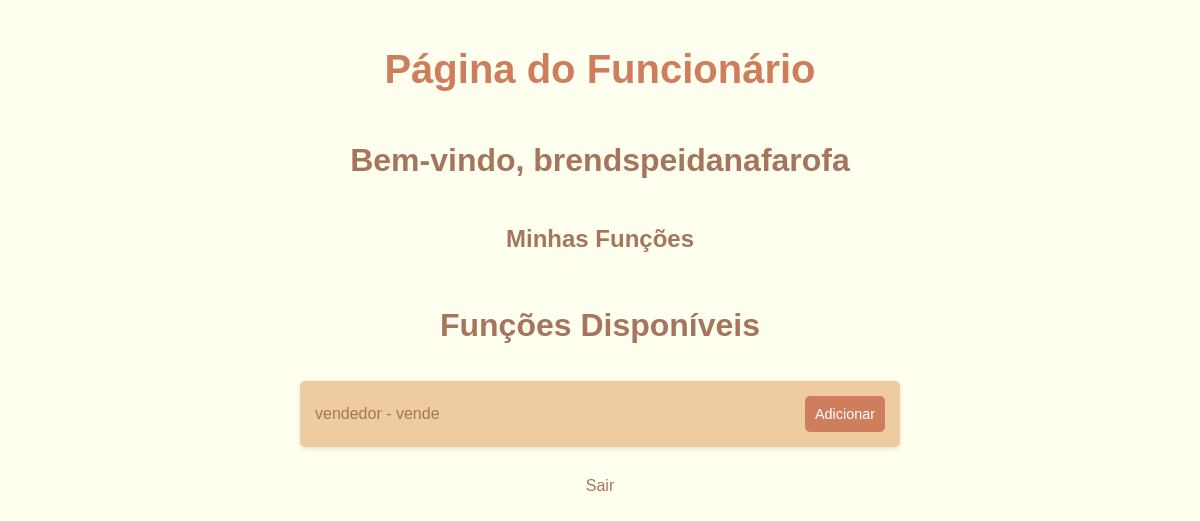
/funcionario (signed in), run on the app's committed database.
### app.py (models this page shows)
class Cliente(db.Model, UserMixin):
    id = db.Column(db.Integer, primary_key=True)
    nomeusu = db.Column(db.String(150), unique=True, nullable=False)
    senha = db.Column(db.String(150), nullable=False)
    listausu = db.relationship('ListaCompra', backref='owner', lazy=True)

class Funcao(db.Model):
    id = db.Column(db.Integer, primary_key=True)
    nome = db.Column(db.String(150), nullable=False)
    descricao = db.Column(db.String(300), nullable=False)
    salario = db.Column(db.Float, nullable=False)
    horas_por_dia = db.Column(db.Integer, nullable=False)
    vagas = db.Column(db.Integer, nullable=False)
    funcionarios = db.relationship('FuncionarioFuncao', backref='funcao', lazy=True)

### app.py (the view)
@app.route('/funcionario', methods=['GET'])
@login_required
def funcionario_page():
    funcoes = Funcao.query.all()
    funcionario_funcoes = FuncionarioFuncao.query.filter_by(funcionario_id=current_user.id).all()
    return render_template('funcionario.html', funcoes=funcoes, funcionario_funcoes=funcionario_funcoes)

### app.py (called while the page is built)
@login_manager.user_loader
def load_user(user_id):
    user = Cliente.query.get(int(user_id))
    if user is None:
        user = Funcionario.query.get(int(user_id))
    return user

### templates/funcionario.html (shortened to what this page needs)
<!DOCTYPE html>
<html lang="pt-BR">
<head>
</head>
<body>
    <h1>Página do Funcionário</h1>
    <h2>Bem-vindo, {{ current_user.nomeusu }}</h2>
    <h3>Minhas Funções</h3>
    <h2>Funções Disponíveis</h2>
    <ul>
        {% for funcao in funcoes %}
            <li>
                {{ funcao.nome }} - {{ funcao.descricao }}
                <form method="POST" action="{{ url_for('adicionar_funcao', funcionario_id=current_user.id, funcao_id=funcao.id) }}" style="display:inline;">
                    <button type="submit">Adicionar</button>
                </form>
            </li>
        {% endfor %}
    </ul>
    <a href="{{ url_for('logout') }}">Sair</a>
</body>
</html>

### templates/funcionario.html (style rules this page uses)
body { background-color: #FFFFF0; font-family: 'Arial', sans-serif; color: #A5765D; margin: 0; padding: 20px; display: flex; flex-direction: column; align-items: center; }
h1 { font-size: 2.5em; margin-bottom: 20px; color: #CE7E5D; }
h2 { font-size: 2em; margin-top: 30px; color: #A5765D; }
h3 { font-size: 1.5em; margin-top: 20px; color: #A5765D; }
ul { list-style-type: none; padding: 0; width: 100%; max-width: 600px; margin: 0; }
li { background-color: #EFCBA1; padding: 15px; margin: 10px 0; border-radius: 5px; display: flex; justify-content: space-between; align-items: center; box-shadow: 0 2px 5px rgba(0, 0, 0, 0.1); }
button { background-color: #CE7E5D; color: #FFFFFF; padding: 10px; border: none; border-radius: 5px; cursor: pointer; font-size: 0.9em; transition: background-color 0.3s; }
a { margin-top: 20px; color: #A5765D; text-decoration: none; font-size: 1em; }

### data on the page
Cliente: nomeusu "brendspeidanafarofa"
Funcao: nome "vendedor", descricao "vende"
